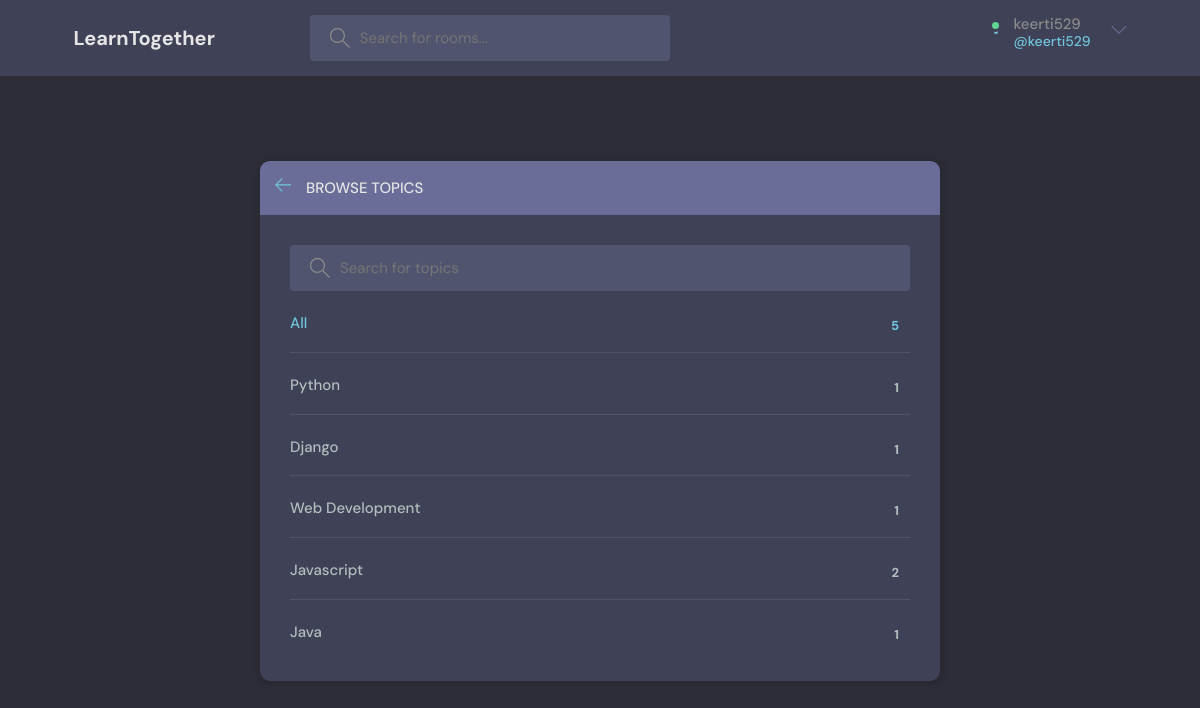
The page /topics (signed in) on the database its author committed.
### base/models.py (models this page shows, shortened)
class Topic(models.Model):
    name=models.CharField(max_length=100)

### base/views.py (the view)
# urls.py: path('topics',views.topicPage,name="topicpage"),
def topicPage(request):
    q=request.GET.get('q') if request.GET.get('q')!=None else ""
    topics=Topic.objects.filter(name__icontains=q)
    return render(request,'base/topics.html',{'topics':topics})

### base/templates/base/topics.html (shortened to what this page needs)
{% extends 'main.html' %}
{% block content %}
    <main class="create-room layout">
      <div class="container">
        <div class="layout__box">
          <div class="layout__boxHeader">
            <div class="layout__boxTitle">
              <a href="{% url 'home' %}">
                <svg version="1.1" xmlns="http://www.w3.org/2000/svg" width="32" height="32" viewBox="0 0 32 32">
                  <title>arrow-left</title>
                  <path
                    d="M13.723 2.286l-13.723 13.714 13.719 13.714 1.616-1.611-10.96-10.96h27.625v-2.286h-27.625l10.965-10.965-1.616-1.607z"
                  ></path>
                </svg>
              </a>
              <h3>Browse Topics</h3>
            </div>
          </div>
          <div class="topics-page layout__body">
            <form action="" method="GET" class="header__search">
              <label>
                <input name="q" placeholder="Search for topics" />
              </label>
            </form>
            <ul class="topics__list">
              <li>
                <a href="{% url 'topicpage'%}" class="active">All <span>{{topics.count}}</span></a>
              </li>
              {% for topic in topics %}
              <li>
                <a href="{% url 'home'%}?q={{topic.name}}">{{topic.name}} <span>{{topic.room_set.all.count}}</span></a>
              </li>
              {% endfor %}
            </ul>
          </div>
        </div>
      </div>
    </main>
    {% endblock %}

### templates/navbar.html (shortened to what this page needs)
{% load static %}
<header class="header header--loggedIn">
    <div class="container">
      <a href="{% url 'home' %}" class="header__logo">
        <h1>LearnTogether</h1>
      </a>
      <form class="header__search" method="GET" action="{% url 'home' %}" >
        <label>
          <input name="q" placeholder="Search for rooms..." />
        </label>
      </form>
      <nav class="header__menu">
        {% if request.user.is_authenticated %}
        <div class="header__user">
          <a href="{% url 'user-update' %}">
            <div class="avatar avatar--medium active">
            </div>
            <p>{{request.user}} <span>@{{request.user}}</span></p>
          </a>
          <button class="dropdown-button">
            <svg version="1.1" xmlns="http://www.w3.org/2000/svg" width="32" height="32" viewBox="0 0 32 32">
              <title>chevron-down</title>
              <path d="M16 21l-13-13h-3l16 16 16-16h-3l-13 13z"></path>
            </svg>
          </button>
        </div>
        {% else %}
         <a href="{% url 'login' %}">
          <img src="{% static 'images/avatarr.jpg' %}" />
          <p>Login</p>
        </a>
        {% endif %}
      </nav>
    </div>
  </header>

### static/styles/style.css (style rules this page uses)
:root { --color-main: #71c6dd; --color-main-light: #e1f6fb; --color-dark: #3f4156; --color-dark-medium: #51546e; --color-dark-light: #696d97; --color-light: #e5e5e5; --color-gray: #8b8b8b; --color-light-gray: #b2bdbd; --color-bg: #2d2d39; --color-success: #5dd693; --color-error: #fc4b0b; }
* { font-family: "DM Sans", -apple-system, BlinkMacSystemFont, "Segoe UI", Roboto, Oxygen, Ubuntu, Cantarell, "Open Sans", "Helvetica Neue", sans-serif; margin: 0; padding: 0; box-sizing: border-box; text-rendering: optimizeLegibility; font-size: inherit; }
html { font-size: 56.25%; }
@media only screen and (min-width: 1200px) { html { font-size: 62.5%; } }
body { line-height: 1.6; font-weight: 400; font-size: 1.5rem; color: var(--color-light-gray); background-color: var(--color-bg); min-height: 100vh; }
a { display: inline-block; color: var(--color-main); text-decoration: none; }
.container { max-width: 120rem; width: 90%; margin: auto; }
.avatar { position: relative; display: inline-block; border-radius: 50%; border: 2px solid var(--color-main); }
.avatar::after { content: ""; display: block; position: absolute; background-color: var(--color-gray); z-index: 111; border-radius: 50%; border: 0.3rem solid var(--color-dark); }
.avatar.active::after { background-color: var(--color-success); }
.avatar.avatar--medium:after { width: 0.7rem; height: 0.7rem; bottom: 0px; right: -6px; }
.header { padding: 1.5rem; background-color: var(--color-dark); }
.header > .container { display: flex; gap: 9.5rem; }
.header__logo, .header__user { display: flex; gap: 2rem; align-items: center; }
.header__logo > h1 { font-weight: 700; font-size: 2rem; color: var(--color-light); }
.header__search > label { background-color: var(--color-dark-medium); padding: 1.3rem 1rem; display: flex; align-items: center; gap: 1rem; border-radius: 4px; }
.header__search svg { fill: var(--color-gray); width: 2rem; height: 2rem; margin-left: 1rem; }
.header__search input { width: 30rem; background: transparent; border: none; outline: none; color: var(--color-light); }
.header__menu { margin-left: auto; position: relative; }
.header__menu a { display: flex; gap: 1.5rem; align-items: center; font-weight: 500; text-decoration: none; color: var(--color-gray); }
.header__menu p { line-height: 1.2; }
.header__menu span { color: var(--color-main); font-weight: 500; font-size: 1.4rem; display: block; }
.header__menu svg { width: 1.6rem; height: 1.6rem; fill: var(--color-dark-light); }
.dropdown-button { background: transparent; border: 0; outline: 0; cursor: pointer; }
.layout { margin-top: 2.4rem; }
.layout > .container { display: flex; justify-content: space-between; align-items: flex-start; }
.layout__box { width: 90%; max-width: 48rem; min-height: 40rem; position: absolute; top: 50%; left: 50%; transform: translate(-50%, -46%); background-color: var(--color-dark); border-radius: 1rem; box-shadow: 1px 1px 6px 3px rgba(0, 0, 0, 0.1); overflow: hidden; }
.layout__boxHeader { display: flex; padding: 1.5rem; background-color: var(--color-dark-light); }
.layout__boxTitle { display: flex; gap: 1.5rem; align-items: center; }
.layout__boxTitle h3 { text-transform: uppercase; font-weight: 500; color: var(--color-light); }
.layout__boxTitle svg { width: 1.6rem; height: 1.6rem; fill: var(--color-main); }
.layout__body { margin: 3rem; }
.topics__list { list-style: none; }
.topics__list li a { display: flex; justify-content: space-between; margin-bottom: 3rem; font-weight: 500; color: var(--color-light-gray); transition: all 0.3s ease-in-out; }
.topics__list li a.active, .topics__list li a:hover { color: var(--color-main); }
.topics__list li a span { padding: 0.5rem 1rem; background-color: var(--color-dark); border-radius: 3px; font-size: 1.3rem; font-weight: 700; letter-spacing: 1px; }
.topics-page .topics__list li:not(:last-child) a { margin: 2rem 0; padding-bottom: 1rem; text-decoration: none; border-bottom: 1px solid var(--color-dark-medium); }
.topics-page .header__search { display: block; }
.create-room.layout .layout__box { max-width: 68rem; }

### rows shown on the page
Topic: name "Python", room_set.all.count "1"
Topic: name "Django", room_set.all.count "1"
Topic: name "Web Development", room_set.all.count "1"
Topic: name "Javascript", room_set.all.count "2"
Topic: name "Java", room_set.all.count "1"

### other values the page prints
{{ request.user }} "keerti529"
{{ topics.count }} "5"
